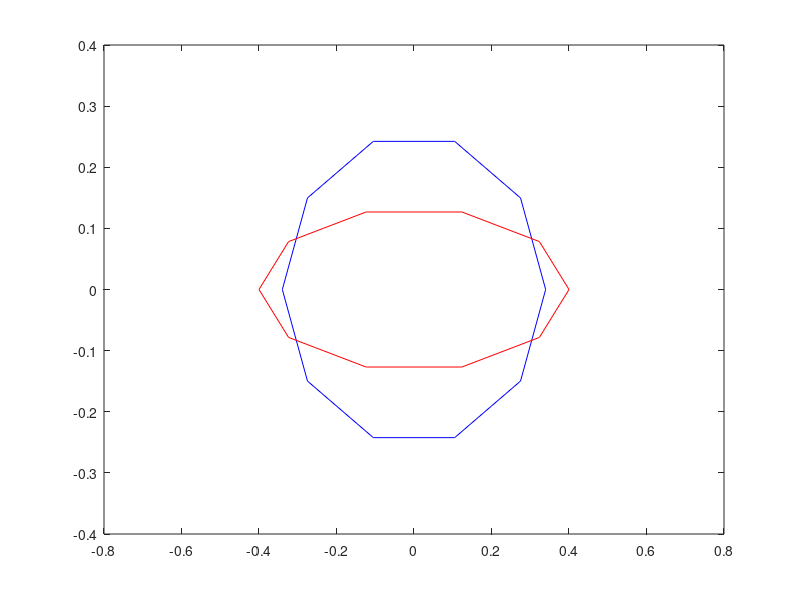

This chart was generated by the following MATLAB code: (Note: this script raises an error after producing the figure.)
% main program, for testing purpose
% Chong Shao (cshao@cs.unc.edu)
% UNC-CH

% 1) Helmert submatrix expeirment 
% --Example for k = 3 (3 points, 2d) 
H_f = [1/sqrt(3)  1/sqrt(3)  1/sqrt(3); 
       -1/sqrt(2) 1/sqrt(2)  0; 
       -1/sqrt(6) -1/sqrt(6) 2/sqrt(6)];
   
H = H_f(2:3,:);

% define X

x1 = [1;
      0];
x2 = [3;
      4];
x3 = [6; 
      -1];
  
X = [x1';x2';x3'];

X_h = H*X;

C = H' * H; 

C_x  = C * X;
% % testing code
% plot(X(:,1),X(:,2),'.')
% figure;
% plot(C_x(:,1),C_x(:,2),'.')
%

% 2) test the extrinsic mean discrete version calculation via VW embedding 
% test data: 2 ellipsoids X(t) = r1 cost, Y(t) = r2 sint
elip1 = zeros(10,1);
elip2 = zeros(10,1);

r1 = 4;
r2 = 3;
r3 = 6;
r4 = 2;
for k = 1:11,
   t = pi * 2 / 10 * k;
   elip1(k) = r1 * cos(t) + 1i *  r2 * sin(t);
end
for k = 1:11,
   t = pi * 2 / 10 * k;
   elip2(k) = r3 * cos(t) + 1i *  r4 * sin(t);
end
figure;
plot(elip1/norm(elip1),'b')

hold on;
plot(elip2/norm(elip2),'r')
data = [elip1, elip2];
mean = getMeanViaVWEmbedding(data)
mean = mean/ norm(mean)
plot(mean,'g')